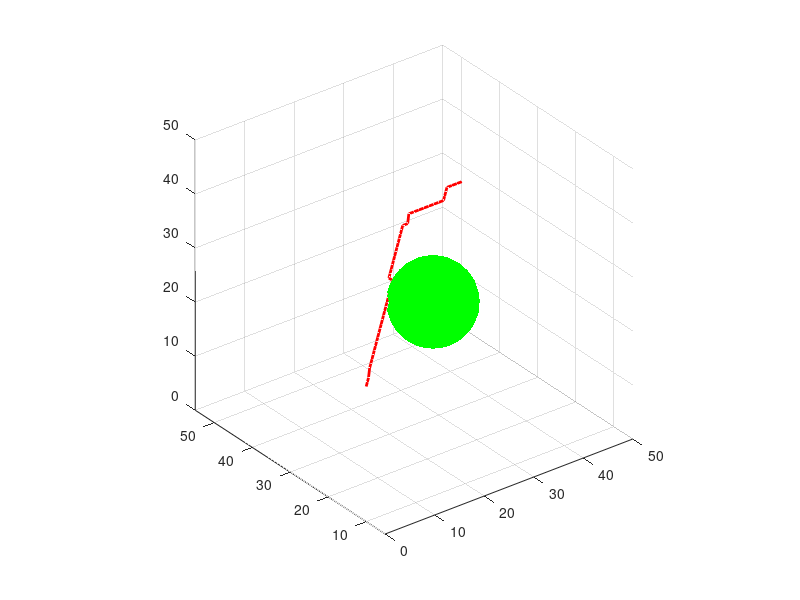

The MATLAB source for this figure:
clc;clear;close all;
uav_path = csvread("path.csv");
obs_trace_path = csvread("obs_trace_path.csv");
obs_trace_path = obs_trace_path(1:size(uav_path,1),:);
for i = 1:size(uav_path,1)-1
    plot3([uav_path(i,1),uav_path(i+1,1)],[uav_path(i,2),uav_path(i+1,2)],[uav_path(i,3),uav_path(i+1,3)],'LineWidth',2,"Color",'r');
    axis equal;
    grid on;
    hold on;
    try delete(h) 
    catch 
    end
    h = drawSphere(obs_trace_path(i,:),7.5);
    pause(0.1);
end


function h = drawSphere(pos, r)
[x,y,z] = sphere(60);
h = surfc(r*x+pos(1), r*y+pos(2), r*z+pos(3));
hold on;
end